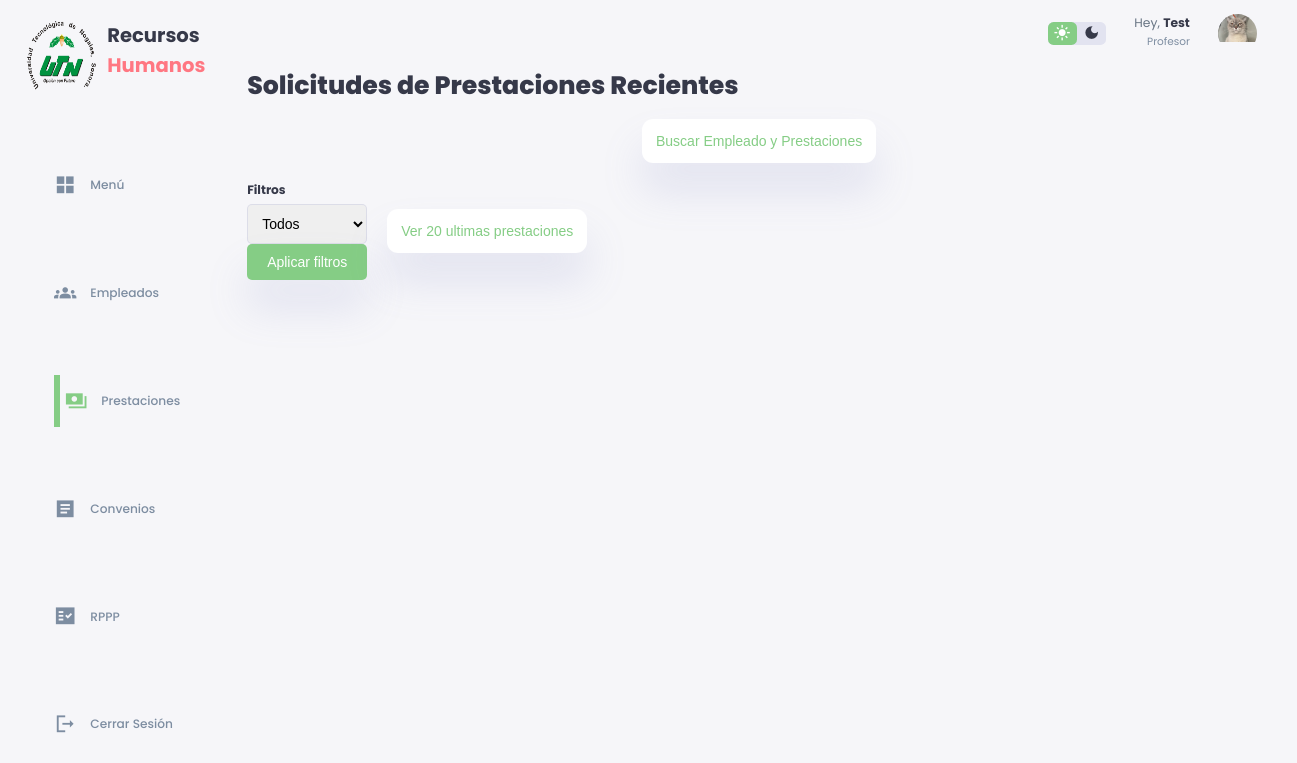
/solicitudesprestaciones.php (signed in), run on an earlier commit of the app's database.
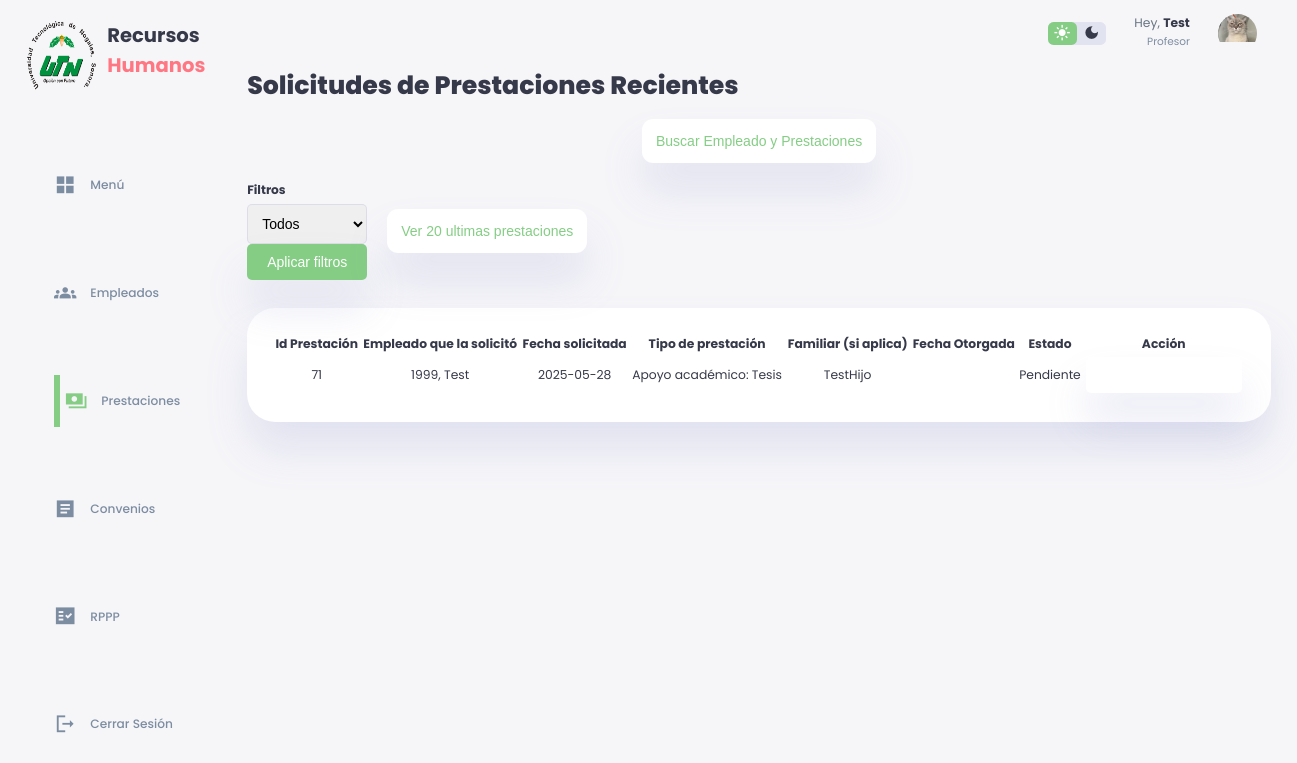
And on a later commit of the database.
### tables this page shows
CREATE TABLE `prestacion` (
  `Id_Prestacion` int(11) NOT NULL,
  `Fecha_Solicitada` date NOT NULL DEFAULT current_timestamp(),
  `Fecha_Otorgada` date DEFAULT NULL,
  `Tipo` varchar(40) NOT NULL,
  `Estado` varchar(15) DEFAULT NULL
);

CREATE TABLE `empleado_prestacion` (
  `Numero_Empleado` int(11) NOT NULL,
  `Id_Prestacion` int(11) NOT NULL,
  `Tipo` varchar(40) NOT NULL,
  `Fecha_Solicitada` date NOT NULL DEFAULT current_timestamp(),
  `Fecha_Otorgada` date DEFAULT NULL
);

CREATE TABLE `empleado` (
  `Numero_Empleado` int(20) NOT NULL,
  `Nombre_Empleado` varchar(30) NOT NULL,
  `Contraseña_Empleado` varchar(20) DEFAULT '',
  `Area` varchar(30) NOT NULL,
  `Edad` int(3) NOT NULL,
  `Genero` varchar(12) NOT NULL,
  `Titulo` varchar(50) NOT NULL,
  `Fecha_Ingreso` date NOT NULL DEFAULT current_timestamp(),
  `Direccion` varchar(200) NOT NULL,
  `Telefono` varchar(12) NOT NULL,
  `Discapacidad` varchar(50) NOT NULL DEFAULT 'N/A',
  `Estado` varchar(30) NOT NULL DEFAULT 'Activo',
  `Dias_Extras` int(2) NOT NULL DEFAULT 0,
  `Dias` int(2) NOT NULL DEFAULT 24
);

CREATE TABLE `prestacion_apoyoacademico` (
  `Id_Prestacion` int(11) NOT NULL,
  `Numero_Empleado` int(11) NOT NULL,
  `Id_Familiar` int(11) NOT NULL,
  `Nivel_Academico` varchar(20) NOT NULL,
  `Nombre_Institucion` varchar(35) NOT NULL,
  `Tipo` varchar(25) NOT NULL
);

CREATE TABLE `familiar_empleado` (
  `Id_Familiar` int(11) NOT NULL,
  `Nombre_Familiar` varchar(50) NOT NULL,
  `Nivel_academico` varchar(25) NOT NULL,
  `Edad` int(3) NOT NULL
);

### solicitudesprestaciones.php (the view, shortened to what the changed rows need)
<?php
require_once("conn.php");
?>
<!DOCTYPE html>
<html lang="en">
<head>
    <link href="lightbox.min.css" rel="stylesheet">
    <link rel="stylesheet" href="./styleSolicitudDePrestacionesxd.css">
</head>
<body>
    <div class="container">
        <aside>
            <div class="top">
                <div class="logo">
                    <h2>Recursos<span class="danger"> Humanos</span></h2>
                </div>
            </div>
        </aside>
        <div class="contenido">
            <h1>Solicitudes de Prestaciones Recientes</h1>
            <br>
            <?php
            if ($_SERVER["REQUEST_METHOD"] == "POST" && isset($_POST['aplicarFiltros'])) {
                $filtroPrestacion = $_POST['prestacionFiltro'];
                if ($filtroPrestacion == "Academico") {
                    if (!empty($_POST['especifico'])) {
                        $especifico = $_POST['especifico'];
                        echo "<script>console.log('Especifico: $especifico');</script>";
                        $querySP = $conn->prepare("SELECT * FROM prestacion p WHERE p.Tipo = 'Academico' AND p.Fecha_Otorgada IS NULL AND EXISTS (SELECT 1 FROM prestacion_apoyoacademico pa WHERE p.Id_Prestacion = pa.Id_Prestacion AND pa.Tipo LIKE ?)");
                        $querySP->bind_param("s", $especifico);
                    }
                    else {
                        $querySP = $conn->prepare("SELECT * FROM prestacion p WHERE p.Tipo = 'Academico' AND p.Fecha_Otorgada IS NULL AND EXISTS (SELECT 1 FROM prestacion_apoyoacademico pa WHERE p.Id_Prestacion = pa.Id_Prestacion)");
                    }
                } elseif ($filtroPrestacion == "Financiera") {
                    if (!empty($_POST['especifico'])) {
                        $especifico = $_POST['especifico'];
                        $querySP = $conn->prepare("SELECT * FROM prestacion p WHERE p.Tipo = 'Financiera' AND p.Fecha_Otorgada IS NULL AND EXISTS (SELECT 1 FROM prestacion_apoyofinanciero pa WHERE p.Id_Prestacion = pa.Id_Prestacion AND pa.Tipo LIKE ?)");
                        $querySP->bind_param("s", $especifico);
                    }
                    else {
                        $querySP = $conn->prepare("SELECT * FROM prestacion p WHERE p.Tipo = 'Financiera' AND p.Fecha_Otorgada IS NULL AND EXISTS (SELECT 1 FROM prestacion_apoyofinanciero pa WHERE p.Id_Prestacion = pa.Id_Prestacion)");
                    }
                } elseif ($filtroPrestacion == "Día") {
                    if (!empty($_POST['especifico'])) {
                        $especifico = $_POST['especifico'];
                        $querySP = $conn->prepare("SELECT * FROM prestacion p WHERE p.Tipo = 'Día' AND p.Fecha_Otorgada IS NULL AND EXISTS (SELECT 1 FROM prestacion_dias pa WHERE p.Id_Prestacion = pa.Id_Prestacion AND pa.Motivo LIKE ?)");
                        $querySP->bind_param("s", $especifico);
                    }
                    else {
                        $querySP = $conn->prepare("SELECT * FROM prestacion p WHERE p.Tipo = 'Día' AND p.Fecha_Otorgada IS NULL AND EXISTS (SELECT 1 FROM prestacion_dias pa WHERE p.Id_Prestacion = pa.Id_Prestacion)");
                    }
                } elseif ($filtroPrestacion == "Plazo") {
                    if (!empty($_POST['especifico'])) {
                        $especifico = $_POST['especifico'];
                        $querySP = $conn->prepare("SELECT * FROM prestacion p INNER JOIN prestacion_plazos pa ON p.Id_Prestacion = pa.Id_Prestacion WHERE p.Tipo = 'Plazo' AND p.Fecha_Otorgada IS NULL AND pa.Tipo LIKE ?");
                        $querySP->bind_param("s", $especifico);
                    }
                    else {
                        $querySP = $conn->prepare("SELECT * FROM prestacion WHERE Tipo = 'Plazo' AND Fecha_Otorgada IS NULL");
                    }
                } else {
                    $querySP = $conn->prepare("SELECT * FROM prestacion WHERE Fecha_Otorgada IS NULL");
                }
            } else {
                $querySP = $conn->prepare("SELECT * FROM prestacion WHERE Fecha_Otorgada IS NULL");
            }
            $querySP->execute();
            $resultadoSP = $querySP->get_result();
            while ($rowSP = $resultadoSP->fetch_assoc()) {
                $fechaSolicitud = $rowSP['Fecha_Solicitada'];
                $idPrestacion = $rowSP['Id_Prestacion'];
                $queryCNE = $conn->prepare("SELECT Numero_Empleado FROM empleado_prestacion WHERE Id_Prestacion = ?");
                $queryCNE->bind_param("i", $idPrestacion);
                $queryCNE->execute();
                $resultCNE = $queryCNE->get_result();
                $rowCNE = $resultCNE->fetch_assoc();
                $numeroEmpleado = $rowCNE['Numero_Empleado'];
                $queryCNME = $conn->prepare("SELECT Nombre_Empleado FROM empleado WHERE Numero_Empleado = ?");
                $queryCNME->bind_param("i", $numeroEmpleado);
                $queryCNME->execute();
                $resultCNME = $queryCNME->get_result();
                $rowCNME = $resultCNME->fetch_assoc();
                $nombreEmpleado = $rowCNME['Nombre_Empleado'];
                if ($rowSP['Tipo'] == "Academico") {
                    $queryCPA = $conn->prepare("SELECT * FROM prestacion_apoyoacademico WHERE Id_Prestacion = ?");
                    $queryCPA->bind_param("i", $idPrestacion);
                    $queryCPA->execute();
                    $resultCPA = $queryCPA->get_result();
                    $rowCPA = $resultCPA->fetch_assoc();
                    $tipo = "Apoyo académico: ".$rowCPA['Tipo'];
                }
                $queryCFP = $conn->prepare("SELECT * FROM familiar_prestacion WHERE Id_Prestacion = ?");
                $queryCFP->bind_param("i", $idPrestacion);
                $queryCFP->execute();
                $resultCFP = $queryCFP->get_result();
                if ($resultCFP->num_rows > 0) {
                    $rowCFP = $resultCFP->fetch_assoc();
                    $idFamiliar = $rowCFP['Id_Familiar'];
                    $queryCF = $conn->prepare("SELECT Nombre_Familiar FROM familiar_empleado WHERE Id_Familiar = ?");
                    $queryCF->bind_param("i", $idFamiliar);
                    $queryCF->execute();
                    $resultCF = $queryCF->get_result();
                    $rowCF = $resultCF->fetch_assoc();
                    $nombreFamiliar = $rowCF['Nombre_Familiar'];
                } else {
                    $nombreFamiliar = "N/A";
                }
            if ($rowSP['Tipo'] != "Día" && $rowSP['Tipo'] != "Plazo") {
                echo '
                <main>
                <div class="prestamos-recientes">
                <table class="table table-bordered">
                <thead>
                    <tr>
                    <th>Id Prestación</th>
                    <th>Empleado que la solicitó</th>
                    <th>Fecha solicitada</th>
                    <th>Tipo de prestación</th>
                    <th>Familiar (si aplica)</th>
                    <th>Fecha Otorgada</th>
                    <th>Estado</th>
                    <th>Acción</th>
                    </tr>
                </thead>
                <tbody>';
                echo "<tr>";
                echo "<td>".htmlspecialchars($idPrestacion)."</td>";
                echo "<td>".htmlspecialchars($numeroEmpleado).", ".htmlspecialchars($nombreEmpleado)."</td>";
                echo "<td>".htmlspecialchars($fechaSolicitud)."</td>";
                echo "<td>".htmlspecialchars($tipo)."</td>";
                echo "<td>".htmlspecialchars($nombreFamiliar)."</td>";
                echo "<td>".htmlspecialchars($rowSP['Fecha_Otorgada'])."</td>";
                echo "<td>".htmlspecialchars($rowSP['Estado'])."</td>";
                echo "<td>";
                echo "<form action='otorgarPrestaciones.php' method='post'>";
                echo "<button type='submit' class='btn btn-primary'>Otorgar prestación</button>";
                echo "</form>";
                echo "</td>";
                echo "</tr>
                </tbody>
                </table>
                </div>
                </main>";
            }
        }
        ?>
    </div>
</body>
</html>

What changed in the data, as far as the page shows it:
added prestacion: Id_Prestacion "71", empleado_prestacion.Numero_Empleado "1999", empleado.Nombre_Empleado "Test", Fecha_Solicitada "2025-05-28", prestacion_apoyoacademico.Tipo "Apoyo académico: Tesis", familiar_empleado.Nombre_Familiar "TestHijo", Estado "Pendiente"
